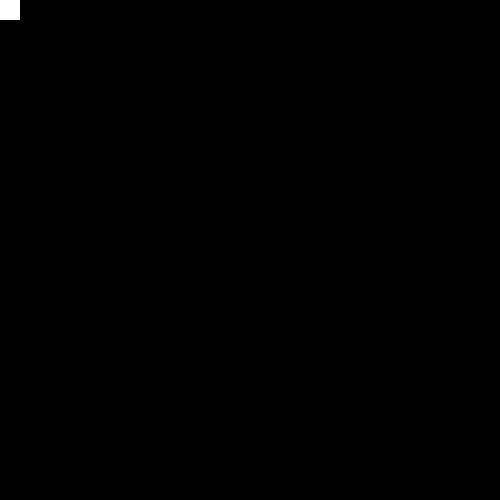
Frame 1 (no input)
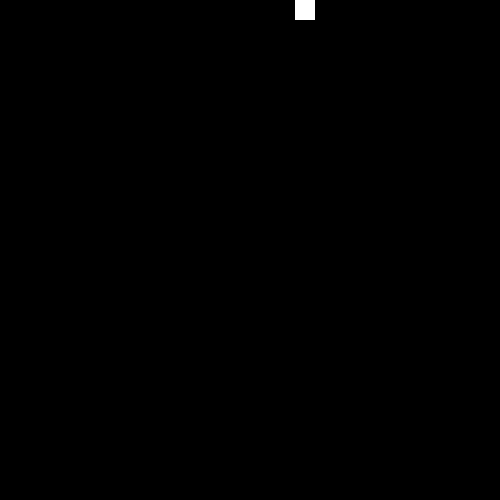
Frame 60 (the mouse pressed at the canvas centre just before this capture)
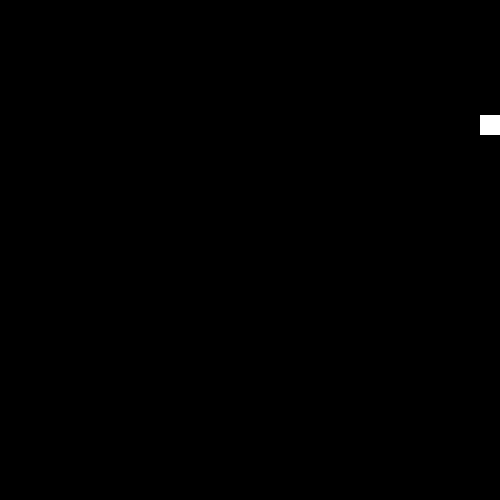
Frame 120 (the mouse held since frame 60 and released just before this capture)

The Processing sketch that drew these frames (run headless with seeded random() and noise(); from frame 60 on, the mouse is pressed at the canvas centre):

// Processing sketch: Fisica
// ── Fisica.pde
int x = 0, y = 0, state = 0;
float speed = 5.0;

void setup() {
  size(500, 500);
}

void draw() {
  background(0);
  noStroke();
  fill(255);
  rect(x, y, 20, 20);

  if (state == 0) {
    x += speed;
    
    if (x > width -25){
      state = 1;
    }
  }
  
  else if (state == 1){
    y += speed;
    if (y > height -25){
      state = 2;
    }
  }
  
  else if (state == 2){
    x -= speed;
    if (x < 5) {
      state = 3;
    }
  }
  
  else if (state == 3){
    y -= speed;
    if (y < 0) {
      y = 0;
      state = 0;
    }
  }
}
